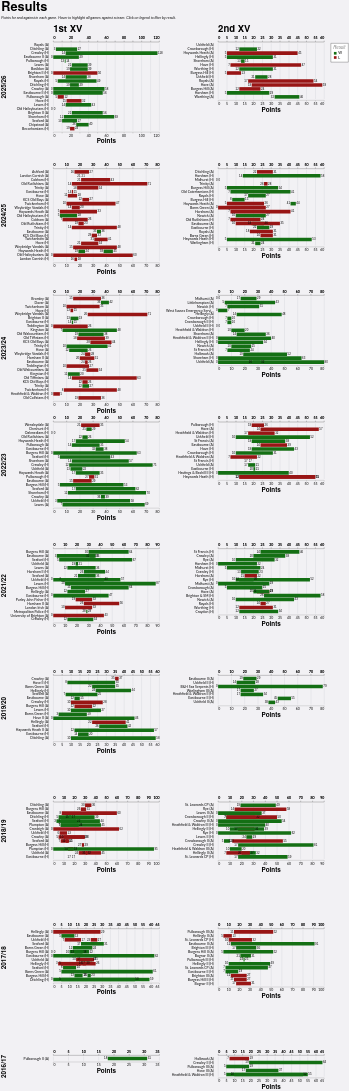

The specification (Vega-Lite) saved for this image:
### Vega-Lite specification from a JSON file in a GitHub repository (floating-point values rounded to 4 significant figures; data arrays with more than 128 entries replaced by an {"elided": "..."} marker saying what was removed)
{"config": {"axis": {"labelFont": "Lato, sans-serif", "titleFont": "PT Sans Narrow, Helvetica Neue, Helvetica, Arial, sans-serif", "labelFontSize": 13, "titleFontSize": 24, "gridColor": "#202947", "gridOpacity": 0.2}, "header": {"labelFont": "PT Sans Narrow, Helvetica Neue, Helvetica, Arial, sans-serif", "titleFont": "PT Sans Narrow, Helvetica Neue, Helvetica, Arial, sans-serif", "labelFontSize": 24, "titleFontSize": 28, "labelFontWeight": "bold", "orient": "left"}, "legend": {"labelFont": "Lato, sans-serif", "titleFont": "PT Sans Narrow, Helvetica Neue, Helvetica, Arial, sans-serif", "labelFontSize": 14, "titleFontSize": 16, "titlePadding": 5, "fillColor": "white", "strokeColor": "black", "padding": 10, "titleFontWeight": "lighter", "titleFontStyle": "italic", "titleColor": "gray", "offset": 10}, "title": {"font": "PT Sans Narrow, Helvetica Neue, Helvetica, Arial, sans-serif", "fontSize": 48, "fontWeight": "bold", "anchor": "start", "align": "center", "titlePadding": 20, "subtitlePadding": 10, "subtitleFontSize": 13, "subtitleColor": "", "subtitleFontStyle": "italic", "offset": 15, "color": "black"}, "axisX": {"labelAngle": 0}, "facet": {"title": null, "header": null, "align": {"row": "each", "column": "each"}}, "resolve": {"scale": {"y": "independent", "facet": "independent"}}, "background": "#f2f1f4", "view": {"strokeWidth": 0}}, "data": {"name": "data-1e2e4ac0e4f7164096c1e08034342f80"}, "facet": {"column": {"field": "squad", "header": {"labelAnchor": "start", "labelExpr": "datum.value + ' XV'", "labelFontSize": 36, "title": null}, "title": null, "type": "nominal"}, "row": {"field": "season", "sort": {"field": "season", "order": "descending"}, "title": null, "type": "nominal"}}, "spec": {"layer": [{"mark": {"type": "bar"}, "encoding": {"color": {"field": "result", "legend": {"orient": "right", "title": "Result", "titleOrient": "top"}, "scale": {"domain": ["W", "L"], "range": ["#146f14", "#981515"]}, "type": "nominal"}, "detail": {"field": "game_id", "type": "nominal"}, "opacity": {"condition": {"param": "param_6", "value": 1.0, "empty": true}, "value": 0.2}, "x": {"axis": {"offset": 5, "orient": "bottom"}, "field": "pf", "title": "Points", "type": "quantitative"}, "x2": {"field": "pa"}, "y": {"axis": {"domain": false, "grid": false, "offset": 15, "ticks": false, "title": null}, "field": "game_label", "sort": {"field": "date", "order": "descending"}, "title": null, "type": "nominal"}}, "name": "view_2"}, {"mark": {"type": "text", "align": "right", "dx": -2, "dy": 0}, "encoding": {"color": {"value": "black"}, "detail": {"field": "game_id", "type": "nominal"}, "opacity": {"condition": {"param": "param_6", "value": 1.0, "empty": true}, "value": 0.2}, "text": {"field": "loser", "type": "nominal"}, "x": {"axis": {"offset": 5, "orient": "top"}, "field": "loser", "title": null, "type": "quantitative"}, "y": {"axis": {"domain": false, "grid": false, "offset": 15, "ticks": false, "title": null}, "field": "game_label", "sort": {"field": "date", "order": "descending"}, "title": null, "type": "nominal"}}}, {"mark": {"type": "text", "align": "left", "dx": 2, "dy": 0}, "encoding": {"color": {"value": "black"}, "detail": {"field": "game_id", "type": "nominal"}, "opacity": {"condition": {"param": "param_6", "value": 1.0, "empty": true}, "value": 0.2}, "text": {"field": "winner", "type": "nominal"}, "x": {"axis": {"offset": 5, "orient": "top"}, "field": "winner", "title": null, "type": "quantitative"}, "y": {"axis": {"domain": false, "grid": false, "offset": 15, "ticks": false, "title": null}, "field": "game_label", "sort": {"field": "date", "order": "descending"}, "title": null, "type": "nominal"}}}], "height": {"step": 15}, "transform": [{"filter": {"param": "param_7", "empty": true}}], "width": 400}, "params": [{"name": "param_6", "select": {"type": "point", "clear": "mouseout", "fields": ["opposition"], "on": "hover"}, "views": ["view_2"]}, {"name": "param_7", "select": {"type": "point", "fields": ["result"]}, "views": ["view_2"]}], "resolve": {"scale": {"x": "independent", "y": "independent"}}, "spacing": 10, "title": {"text": "Results", "subtitle": "Points for and against in each game. Hover to highlight all games against a team. Click on legend to filter by result."}, "$schema": "https://vega.github.io/schema/vega-lite/v5.20.1.json", "datasets": {"data-1e2e4ac0e4f7164096c1e08034342f80": {"elided": "304 records"}}}
